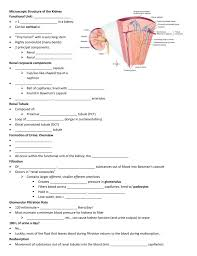
#> input picture images (2).jpeg, 197 x 256 px
$ python 'Image Extraction.py'
#> lines starting #> are read from the running program, lines starting #| are printed output that depends on the picture; after the words box and inside, x2 and y2 are one past the last pixel; in counts of white or black regions, pixels touching at a corner belong together
import cv2
import numpy as np


image = cv2.imread('images (2).jpeg')
#> image is the input picture: shape (256, 197, 3); mean B, G, R 243.4, 243.7, 245.7
original = image.copy()
gray = cv2.cvtColor(image, cv2.COLOR_BGR2GRAY)
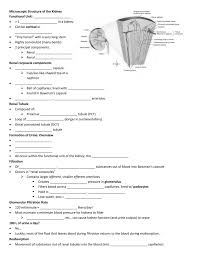
#> gray: shape (256, 197); min 4, max 255, mean 244.2
blurred = cv2.GaussianBlur(gray, (3, 3), 0)
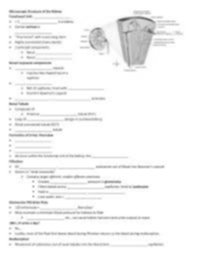
#> blurred: shape (256, 197); min 83, max 255, mean 244.3
canny = cv2.Canny(blurred, 120, 255, 1)
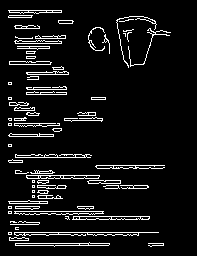
#> canny: shape (256, 197); 8% white in thin lines or dots, all inside (x1, y1, x2, y2) = (8, 10, 171, 247)
kernel = np.ones((5,5),np.uint8)
dilate = cv2.dilate(canny, kernel, iterations=1)
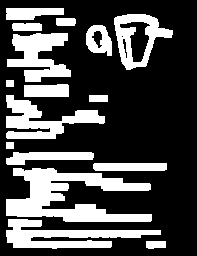
#> dilate: shape (256, 197); 29.7% white; 16 white regions

cont = cv2.findContours(dilate, cv2.RETR_EXTERNAL, cv2.CHAIN_APPROX_SIMPLE)
#> cont = 16 contours; largest, box (x1, y1, x2, y2) and area: (6, 168, 152, 222) 3582, (114, 14, 173, 70) 1938, (6, 219, 161, 249) 1922, (6, 95, 105, 139) 1665, (7, 33, 71, 82) 1638

if len(cont) == 2:
    conts = cont[0]
#> conts has the same summary as cont
else:
    conts = cont[1]

print("Enter how many images you can see in the document: ")
total = int(input())
#> the answer given: 3
my_dict={}
image_number = 0
for c in conts:
    x,y,w,h = cv2.boundingRect(c)
    cv2.rectangle(image, (x, y), (x + w, y + h), (36,255,12), 2)
    ROI = original[y:y+h, x:x+w]
    x = np.array(ROI)
    unique, counts = np.unique(x, return_counts=True)
    my_dict[image_number]= len(unique)
    image_number += 1
#> this loop made 16 passes
#> (y, w, h) on passes 1, 2, 3, 4, 5, 8, 9, 11, 12, 13, 14, 15: (241, 20, 8), (219, 155, 30), (168, 146, 54), (163, 74, 8), (152, 88, 13), (95, 99, 44), (84, 45, 13), (33, 64, 49), (25, 26, 31), (23, 30, 8), (18, 20, 8), (14, 59, 56)
#> (c, y, w, h) on passes 7, 10: ([[89, 95], [89, 101], [107, 101], [107, 95]], 95, 19, 7), ([[6, 80], [6, 86], [13, 86], [13, 80]], 80, 8, 7)
#> pass 2, `ROI = original[y:y+h, x:x+w]`:
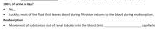
#> ROI: shape (30, 155, 3); min 78, max 255, mean 241.9
#> pass 3, `ROI = original[y:y+h, x:x+w]`:
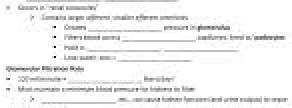
#> ROI: shape (54, 146, 3) (shown 2 times larger); min 5, max 255, mean 240.2
#> after the loop:
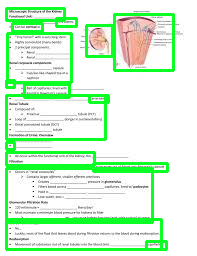
#> image: shape (256, 197, 3); 14.24% of pixels changed, all inside (x1, y1, x2, y2) = (5, 7, 175, 251)
#> after the loop, image_number = 16; my_dict = 16 items

my_keys = sorted(my_dict, key=my_dict.get, reverse=True)[:total]
#> my_keys = [14, 11, 2]
print(my_keys)
#| [14, 11, 2]

image_number = 0
for c in conts:
    x,y,w,h = cv2.boundingRect(c)
    cv2.rectangle(image, (x, y), (x + w, y + h), (36,255,12), 2)
    ROI = original[y:y+h, x:x+w]
    if image_number in my_keys:
        cv2.imwrite("Result/ROI_{}.png".format(image_number), ROI)
    image_number += 1
#> after the loop, image_number = 16

cv2.waitKey(0)
